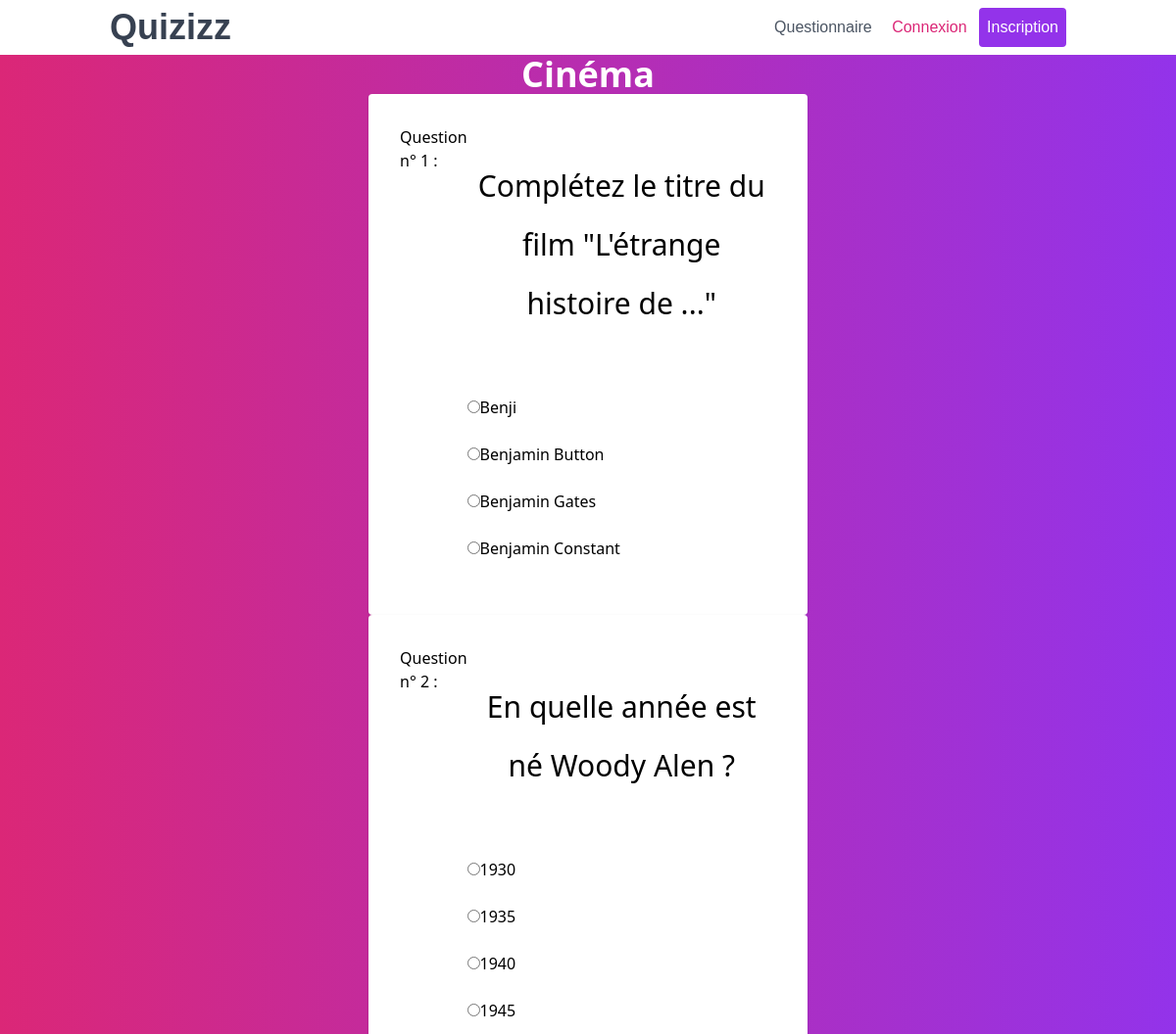
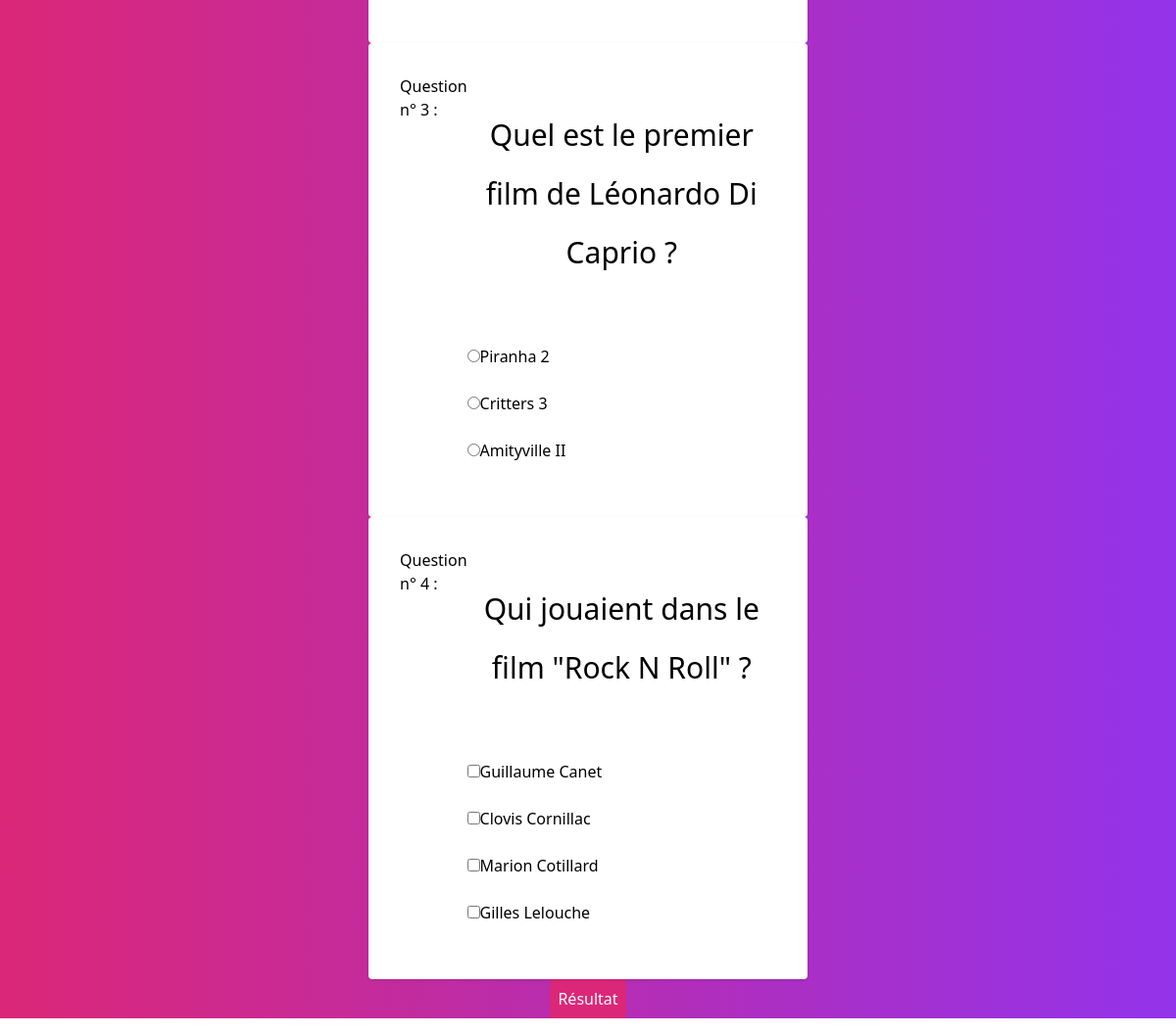
The page /quiz/index.php?idQuestionnaire=1 on the database its author committed (2 pictures, top to bottom).
### tables this page shows
CREATE TABLE IF NOT EXISTS `questionnaire` (
  `idQuestionnaire` int(11) NOT NULL,
  `libelleQuestionnaire` varchar(100) NOT NULL,
  PRIMARY KEY (`idQuestionnaire`)
);

CREATE TABLE IF NOT EXISTS `questionquestionnaire` (
  `idQuestionnaire` int(11) NOT NULL,
  `idQuestion` int(11) NOT NULL,
  PRIMARY KEY (`idQuestionnaire`,`idQuestion`),
  KEY `idQuestion` (`idQuestion`)
);

CREATE TABLE IF NOT EXISTS `question` (
  `idQuestion` int(11) NOT NULL AUTO_INCREMENT,
  `libelleQuestion` varchar(100) NOT NULL,
  `type` int(11) NOT NULL,
  `nbReponse` int(11) NOT NULL,
  `nbBonneReponse` int(11) NOT NULL,
  PRIMARY KEY (`idQuestion`)
);

CREATE TABLE IF NOT EXISTS `reponse` (
  `idReponse` int(11) NOT NULL AUTO_INCREMENT,
  `valeur` text NOT NULL,
  `cheminImage` varchar(1000) NOT NULL,
  PRIMARY KEY (`idReponse`)
);

### quiz/index.php (the view, shortened to what this page needs)
<?php
$bdd=new serviceBDD("localhost", 3306,"bddqcm","root","");
$mysqlConnection=$bdd->getStatement();
$queryLibelleQuestionnaire="SELECT questionnaire.libelleQuestionnaire FROM bddqcm.questionnaire WHERE idQuestionnaire={$_GET['idQuestionnaire']}";
$requete=$mysqlConnection->prepare($queryLibelleQuestionnaire);
$requete->execute();
$resultQueryLibelleQuestionnaire=$requete->fetchAll();
echo "<form action='resultat.php' method='post'>";
?>
<!doctype html>
<html lang="en">
<head>
    <script src="https://cdn.tailwindcss.com"></script>
</head>
    <nav class="text-gray-700 bg-white"
         style="font-family: 'Source Sans Pro', sans-serif">
        <div
                class="container mx-auto px-6 py-2 flex justify-between items-center"
        >
            <a href="/" class="font-bold text-2xl lg:text-4xl">
                Quizizz
            </a>
            <div class="md:block">
                <?php
                if (isset($_SESSION['login'] ))
                {
                    echo'<a href="/questionnaire.php" class="inline-block p-2 text-pink-600 hover:text-pink-500">Questionnaire</a>
            <a href="/login/deconnexion.php" class="inline-block p-2 text-pink-600 hover:text-pink-500">Deconnexion</a>';
                }
                else
                {
                    echo'<a class="inline-block p-2 text-gray-600 hover:text-gray-500">Questionnaire</a>
            <a href="/login/login.php" class="inline-block p-2 text-pink-600 hover:text-pink-500">Connexion</a>
            <a href="/login/inscription.php" class="inline-block p-2 text-white bg-purple-600 hover:bg-purple-300 hover:text-purple-800 rounded transition ease-in duration-150">Inscription</a>';
                }
                ?>
            </div>
        </div>
    </nav>
    <body>
    <div class="bg-gradient-to-r from-pink-600 to-purple-600 items-center">
    </body>
<?php
foreach ($resultQueryLibelleQuestionnaire as $keyLibelleQuestionnaire=>$libelleQuestionnaire)
{
    echo "<h1 class='text-white text-center font-bold text-2xl lg:text-4xl'>$libelleQuestionnaire[0]</h1>";
    $queryIdQuestionQuestionnaire="SELECT idQuestion FROM bddqcm.questionquestionnaire WHERE idQuestionnaire={$_GET['idQuestionnaire']}";
    $requete=$mysqlConnection->prepare($queryIdQuestionQuestionnaire);
    $requete->execute();
    $resultQueryIdQuestionQuestionnaire=$requete->fetchAll();
    $numQuestion=1;
    foreach ($resultQueryIdQuestionQuestionnaire as $keyIdQuestion=>$idQuestion)
    {
        $queryNbBonneReponse="SELECT question.nbBonneReponse FROM bddqcm.question WHERE question.idQuestion={$idQuestion[0]}";
        $requete=$mysqlConnection->prepare($queryNbBonneReponse);
        $requete->execute();
        $resultQueryNbBonneReponse=$requete->fetchAll();
        ?>
        <div class='animated fadeInUp fixed shadow-inner max-w-md md:relative pin-b pin-x align-top m-auto justify-end md:justify-center p-8 bg-white md:rounded w-full md:h-auto md:shadow flex flex-col">'>
            <?php
        echo "Question n° ".$numQuestion." :<br><br>";
        $numQuestion++;
        $queryQuestionQuestionnaire="SELECT libelleQuestion FROM bddqcm.question WHERE idQuestion={$idQuestion[0]}";
        $requete=$mysqlConnection->prepare($queryQuestionQuestionnaire);
        $requete->execute();
        $resultQueryQuestionQuestionnaire=$requete->fetchAll();
        echo "<fieldset>";
        foreach ($resultQueryQuestionQuestionnaire as $keyQuestion=>$question)
        {
            echo "<p class='text-3xl text-center font-hairline md:leading-loose text-grey md:mt-8 mb-4'>$question[0]</p>"."<br><br>";
            $queryIdReponse="SELECT questionreponse.idReponse FROM bddqcm.questionreponse WHERE idQuestion={$idQuestion[0]}";
            $requete=$mysqlConnection->prepare($queryIdReponse);
            $requete->execute();
            $resultQueryIdReponse=$requete->fetchAll();
            foreach ($resultQueryIdReponse as $keyResult=>$idReponse)
            {
                $queryReponse="SELECT reponse.valeur FROM bddqcm.reponse WHERE reponse.idReponse={$idReponse[0]}";
                $requete=$mysqlConnection->prepare($queryReponse);
                $requete->execute();
                $resultQueryReponse=$requete->fetchAll();
                foreach ($resultQueryReponse as $keyReslut=>$valeurReponse)
                {
                    if ($resultQueryNbBonneReponse[0]['nbBonneReponse']>1)
                    {
                        echo "<input type='checkbox' name='$idReponse[0]' value='$valeurReponse[0]'>".$valeurReponse[0]."<br><br>";
                    }
                    else
                    {
                        echo "<input type='radio' name='$idQuestion[0]' value='$valeurReponse[0]' required>".$valeurReponse[0]."<br><br>";
                    }
                }
            }
        }
        ?>
        </div>
        <?php
    }
}
echo "<div class='flex justify-center'>
    <button class='inline-block p-2 text-white bg-pink-600 hover:bg-pink-300 hover:text-pink-800 rounded transition ease-in duration-150 ' type='submit'>Résultat</button>
    </div>";
echo "</form>";

### rows shown on the page
questionnaire: libelleQuestionnaire "Cinéma"
question: libelleQuestion "Complétez le titre du film \"L'étrange histoire de ...\""
reponse: valeur "Benji"
reponse: valeur "Benjamin Button"
reponse: valeur "Benjamin Gates"
reponse: valeur "Benjamin Constant"
question: libelleQuestion "En quelle année est né Woody Alen ?"
reponse: valeur "1930"
reponse: valeur "1935"
reponse: valeur "1940"
reponse: valeur "1945"
question: libelleQuestion "Quel est le premier film de Léonardo Di Caprio ?"
reponse: valeur "Piranha 2"
reponse: valeur "Critters 3"
reponse: valeur "Amityville II"
question: libelleQuestion "Qui jouaient dans le film \"Rock N Roll\" ?"
reponse: valeur "Guillaume Canet"
reponse: valeur "Clovis Cornillac"
reponse: valeur "Marion Cotillard"
reponse: valeur "Gilles Lelouche"
